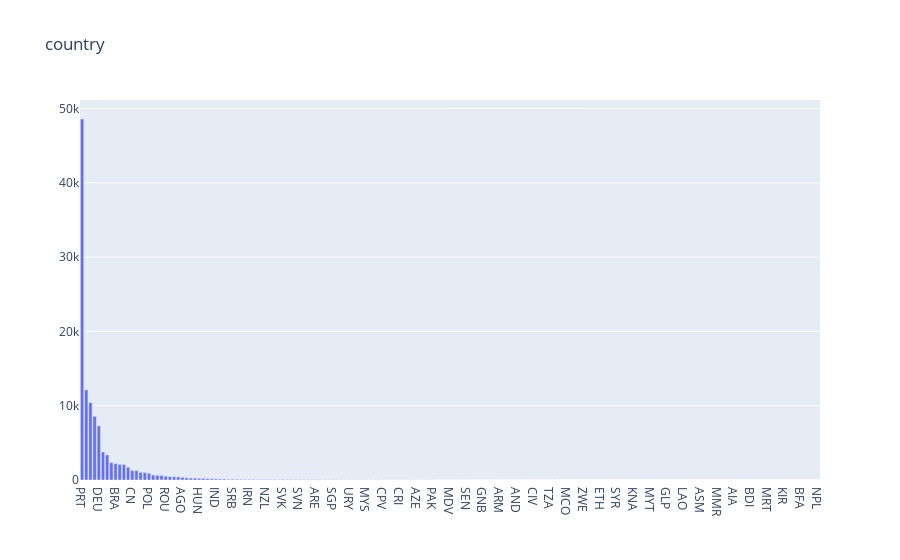

Notebook code cell kept with this figure:
### Code cell
trace = go.Bar(x = df['country'].value_counts().index,
               y = df['country'].value_counts(),
               name = 'Country')
layout = go.Layout(title = 'country',
         legend = dict(orientation = 'h'))

data = [trace]
fig = go.Figure(data,layout)
iplot(fig)

### Figure 1 — Plotly figure (JSON) as saved in the notebook; plotly's stock layout.template omitted (floating-point values rounded to 4 significant figures; data arrays with more than 128 entries replaced by an {"elided": "..."} marker saying what was removed)
{"data": [{"name": "Country", "type": "bar", "x": {"elided": "177 str values"}, "y": {"elided": "177 int values"}}], "layout": {"autosize": true, "legend": {"orientation": "h"}, "title": {"text": "country"}, "xaxis": {"autorange": true, "range": [-0.5, 176.5], "type": "category"}, "yaxis": {"autorange": true, "range": [0, 51150.0], "type": "linear"}}}
